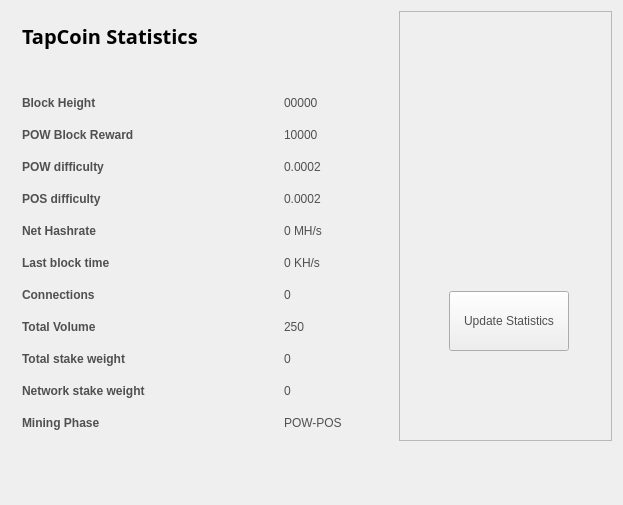
<?xml version="1.0" encoding="UTF-8"?>
<ui version="4.0">
 <class>StatisticsPage</class>
 <widget class="QWidget" name="StatisticsPage">
  <property name="windowModality">
   <enum>Qt::NonModal</enum>
  </property>
  <property name="geometry">
   <rect>
    <x>0</x>
    <y>0</y>
    <width>623</width>
    <height>505</height>
   </rect>
  </property>
  <property name="windowTitle">
   <string>Digging</string>
  </property>
  <property name="styleSheet">
   <string notr="true">color:#505050;
font-family:'Open Sans,sans-serif';</string>
  </property>
  <layout class="QGridLayout" name="gridLayout">
   <property name="sizeConstraint">
    <enum>QLayout::SetMaximumSize</enum>
   </property>
   <item row="0" column="1">
    <widget class="QFrame" name="frame">
     <property name="minimumSize">
      <size>
       <width>213</width>
       <height>0</height>
      </size>
     </property>
     <property name="frameShape">
      <enum>QFrame::StyledPanel</enum>
     </property>
     <property name="frameShadow">
      <enum>QFrame::Raised</enum>
     </property>
     <widget class="QPushButton" name="startButton">
      <property name="geometry">
       <rect>
        <x>50</x>
        <y>280</y>
        <width>120</width>
        <height>60</height>
       </rect>
      </property>
      <property name="sizePolicy">
       <sizepolicy hsizetype="Fixed" vsizetype="Fixed">
        <horstretch>0</horstretch>
        <verstretch>0</verstretch>
       </sizepolicy>
      </property>
      <property name="minimumSize">
       <size>
        <width>120</width>
        <height>60</height>
       </size>
      </property>
      <property name="autoFillBackground">
       <bool>false</bool>
      </property>
      <property name="styleSheet">
       <string notr="true"/>
      </property>
      <property name="text">
       <string>Update Statistics</string>
      </property>
     </widget>
     <widget class="QLabel" name="label">
      <property name="geometry">
       <rect>
        <x>10</x>
        <y>10</y>
        <width>191</width>
        <height>191</height>
       </rect>
      </property>
      <property name="text">
       <string/>
      </property>
      <property name="pixmap">
       <pixmap resource="../bitcoin.qrc">:/icons/coinbg</pixmap>
      </property>
      <property name="scaledContents">
       <bool>true</bool>
      </property>
     </widget>
    </widget>
   </item>
   <item row="0" column="0">
    <widget class="QFrame" name="gridFrame_2">
     <layout class="QGridLayout" name="gridLayout_4">
      <item row="3" column="0">
       <layout class="QFormLayout" name="formLayout_2">
        <property name="fieldGrowthPolicy">
         <enum>QFormLayout::FieldsStayAtSizeHint</enum>
        </property>
        <property name="horizontalSpacing">
         <number>139</number>
        </property>
        <property name="verticalSpacing">
         <number>18</number>
        </property>
        <property name="rightMargin">
         <number>0</number>
        </property>
        <item row="1" column="0">
         <widget class="QLabel" name="label_14">
          <property name="text">
           <string>&lt;html&gt;&lt;head/&gt;&lt;body&gt;&lt;p&gt;&lt;span style=&quot; font-weight:600;&quot;&gt;Block Height&lt;/span&gt;&lt;/p&gt;&lt;/body&gt;&lt;/html&gt;</string>
          </property>
         </widget>
        </item>
        <item row="1" column="1">
         <widget class="QLabel" name="heightBox">
          <property name="text">
           <string>00000</string>
          </property>
         </widget>
        </item>
        <item row="2" column="0">
         <widget class="QLabel" name="label_12">
          <property name="text">
           <string>&lt;html&gt;&lt;head/&gt;&lt;body&gt;&lt;p&gt;&lt;span style=&quot; font-weight:600;&quot;&gt;POW Block Reward&lt;/span&gt;&lt;/p&gt;&lt;/body&gt;&lt;/html&gt;</string>
          </property>
         </widget>
        </item>
        <item row="2" column="1">
         <widget class="QLabel" name="rewardBox">
          <property name="text">
           <string>10000</string>
          </property>
         </widget>
        </item>
        <item row="3" column="0">
         <widget class="QLabel" name="label_13">
          <property name="text">
           <string>&lt;html&gt;&lt;head/&gt;&lt;body&gt;&lt;p&gt;&lt;span style=&quot; font-weight:600;&quot;&gt;POW difficulty&lt;/span&gt;&lt;/p&gt;&lt;/body&gt;&lt;/html&gt;</string>
          </property>
         </widget>
        </item>
        <item row="3" column="1">
         <widget class="QLabel" name="diffBox">
          <property name="text">
           <string>0.0002</string>
          </property>
         </widget>
        </item>
        <item row="4" column="0">
         <widget class="QLabel" name="label_9">
          <property name="text">
           <string>&lt;html&gt;&lt;head/&gt;&lt;body&gt;&lt;p&gt;&lt;span style=&quot; font-weight:600;&quot;&gt;POS difficulty&lt;/span&gt;&lt;/p&gt;&lt;/body&gt;&lt;/html&gt;</string>
          </property>
         </widget>
        </item>
        <item row="4" column="1">
         <widget class="QLabel" name="diffBox2">
          <property name="text">
           <string>0.0002</string>
          </property>
         </widget>
        </item>
        <item row="5" column="1">
         <widget class="QLabel" name="pawrateBox">
          <property name="text">
           <string>0 MH/s</string>
          </property>
         </widget>
        </item>
        <item row="6" column="0">
         <widget class="QLabel" name="label3_2">
          <property name="sizePolicy">
           <sizepolicy hsizetype="Preferred" vsizetype="Maximum">
            <horstretch>0</horstretch>
            <verstretch>0</verstretch>
           </sizepolicy>
          </property>
          <property name="text">
           <string>&lt;html&gt;&lt;head/&gt;&lt;body&gt;&lt;p&gt;&lt;span style=&quot; font-weight:600;&quot;&gt;Last block time&lt;/span&gt;&lt;/p&gt;&lt;/body&gt;&lt;/html&gt;</string>
          </property>
         </widget>
        </item>
        <item row="6" column="1">
         <widget class="QLabel" name="localBox">
          <property name="text">
           <string>0 KH/s</string>
          </property>
         </widget>
        </item>
        <item row="7" column="0">
         <widget class="QLabel" name="label1_2">
          <property name="text">
           <string>&lt;html&gt;&lt;head/&gt;&lt;body&gt;&lt;p&gt;&lt;span style=&quot; font-weight:600;&quot;&gt;Connections&lt;/span&gt;&lt;/p&gt;&lt;/body&gt;&lt;/html&gt;</string>
          </property>
         </widget>
        </item>
        <item row="7" column="1">
         <widget class="QLabel" name="connectionBox">
          <property name="text">
           <string>0</string>
          </property>
         </widget>
        </item>
        <item row="8" column="0">
         <widget class="QLabel" name="label_8">
          <property name="text">
           <string>&lt;html&gt;&lt;head/&gt;&lt;body&gt;&lt;p&gt;&lt;span style=&quot; font-weight:600;&quot;&gt;Total Volume&lt;/span&gt;&lt;/p&gt;&lt;/body&gt;&lt;/html&gt;</string>
          </property>
         </widget>
        </item>
        <item row="8" column="1">
         <widget class="QLabel" name="volumeBox">
          <property name="text">
           <string>250</string>
          </property>
         </widget>
        </item>
        <item row="9" column="0">
         <widget class="QLabel" name="label_10">
          <property name="text">
           <string>&lt;html&gt;&lt;head/&gt;&lt;body&gt;&lt;p&gt;&lt;span style=&quot; font-weight:600;&quot;&gt;Total stake weight&lt;/span&gt;&lt;/p&gt;&lt;/body&gt;&lt;/html&gt;</string>
          </property>
         </widget>
        </item>
        <item row="9" column="1">
         <widget class="QLabel" name="minBox">
          <property name="text">
           <string>0</string>
          </property>
         </widget>
        </item>
        <item row="10" column="0">
         <widget class="QLabel" name="label_11">
          <property name="text">
           <string>&lt;html&gt;&lt;head/&gt;&lt;body&gt;&lt;p&gt;&lt;span style=&quot; font-weight:600;&quot;&gt;Network stake weight&lt;/span&gt;&lt;/p&gt;&lt;/body&gt;&lt;/html&gt;</string>
          </property>
         </widget>
        </item>
        <item row="10" column="1">
         <widget class="QLabel" name="maxBox">
          <property name="text">
           <string>0</string>
          </property>
         </widget>
        </item>
        <item row="11" column="0">
         <widget class="QLabel" name="label_15">
          <property name="text">
           <string>&lt;html&gt;&lt;head/&gt;&lt;body&gt;&lt;p&gt;&lt;span style=&quot; font-weight:600;&quot;&gt;Mining Phase&lt;/span&gt;&lt;/p&gt;&lt;/body&gt;&lt;/html&gt;</string>
          </property>
         </widget>
        </item>
        <item row="11" column="1">
         <widget class="QLabel" name="cBox">
          <property name="text">
           <string>POW-POS</string>
          </property>
         </widget>
        </item>
        <item row="5" column="0">
         <widget class="QLabel" name="label_16">
          <property name="text">
           <string>&lt;html&gt;&lt;head/&gt;&lt;body&gt;&lt;p&gt;&lt;span style=&quot; font-weight:600;&quot;&gt;Net Hashrate&lt;/span&gt;&lt;/p&gt;&lt;/body&gt;&lt;/html&gt;</string>
          </property>
         </widget>
        </item>
       </layout>
      </item>
      <item row="1" column="0">
       <layout class="QHBoxLayout" name="horizontalLayout_4">
        <property name="spacing">
         <number>7</number>
        </property>
        <item>
         <widget class="QLabel" name="label_5">
          <property name="font">
           <font>
            <family>Open Sans,sans-serif</family>
           </font>
          </property>
          <property name="text">
           <string>&lt;html&gt;&lt;head/&gt;&lt;body&gt;&lt;p&gt;&lt;span style=&quot; font-size:20px; font-weight:600; color:#000000;&quot;&gt;TapCoin Statistics&lt;/span&gt;&lt;/p&gt;&lt;/body&gt;&lt;/html&gt;</string>
          </property>
         </widget>
        </item>
        <item>
         <spacer name="horizontalSpacer_2">
          <property name="orientation">
           <enum>Qt::Horizontal</enum>
          </property>
          <property name="sizeHint" stdset="0">
           <size>
            <width>40</width>
            <height>20</height>
           </size>
          </property>
         </spacer>
        </item>
       </layout>
      </item>
      <item row="2" column="0">
       <spacer name="verticalSpacer_2">
        <property name="orientation">
         <enum>Qt::Vertical</enum>
        </property>
        <property name="sizeHint" stdset="0">
         <size>
          <width>20</width>
          <height>40</height>
         </size>
        </property>
       </spacer>
      </item>
     </layout>
    </widget>
   </item>
   <item row="1" column="0">
    <spacer name="verticalSpacer">
     <property name="orientation">
      <enum>Qt::Vertical</enum>
     </property>
     <property name="sizeHint" stdset="0">
      <size>
       <width>20</width>
       <height>40</height>
      </size>
     </property>
    </spacer>
   </item>
  </layout>
 </widget>
 <layoutdefault spacing="6" margin="11"/>
 <resources/>
 <connections/>
</ui>
